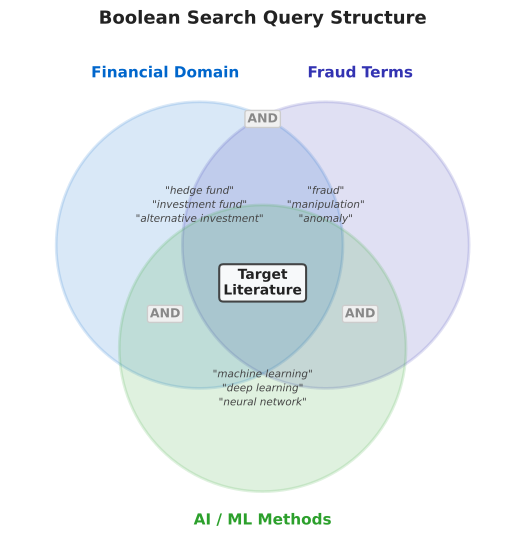

Generate this figure with Python:
#!/usr/bin/env python3
"""Boolean Query Structure -- Appendix A0 Search Protocol.

Venn-style diagram showing 3 query blocks combined with AND:
Financial Domain, Fraud Terms, AI/ML Methods.
Center intersection labelled 'Target Literature'.
"""

import pathlib
import numpy as np
import matplotlib.pyplot as plt
import matplotlib.patches as mpatches

# -- colour palette -----------------------------------------------------------
mlblue = (0 / 255, 102 / 255, 204 / 255)
mlpurple = (51 / 255, 51 / 255, 178 / 255)
mllavender = (173 / 255, 173 / 255, 224 / 255)
mlorange = (255 / 255, 127 / 255, 14 / 255)
mlgreen = (44 / 255, 160 / 255, 44 / 255)
mlred = (214 / 255, 39 / 255, 40 / 255)

# -- circle positions ---------------------------------------------------------
# Three circles arranged in a triangle pattern
centers = [
    (-0.55, 0.45),   # top-left: Financial Domain
    (0.55, 0.45),    # top-right: Fraud Terms
    (0.0, -0.45),    # bottom: AI/ML Methods
]

circle_data = [
    {
        "center": centers[0],
        "color": mlblue,
        "title": "Financial Domain",
        "terms": ['"hedge fund"', '"investment fund"', '"alternative investment"'],
    },
    {
        "center": centers[1],
        "color": mlpurple,
        "title": "Fraud Terms",
        "terms": ['"fraud"', '"manipulation"', '"anomaly"'],
    },
    {
        "center": centers[2],
        "color": mlgreen,
        "title": "AI / ML Methods",
        "terms": ['"machine learning"', '"deep learning"', '"neural network"'],
    },
]

# -- figure -------------------------------------------------------------------
fig, ax = plt.subplots(figsize=(6.5, 5.5))
ax.set_xlim(-2.2, 2.2)
ax.set_ylim(-2.0, 2.2)
ax.set_aspect("equal")
ax.axis("off")

radius = 1.25

for cd in circle_data:
    cx, cy = cd["center"]
    circle = plt.Circle((cx, cy), radius, facecolor=cd["color"],
                         alpha=0.15, edgecolor=cd["color"],
                         linewidth=2)
    ax.add_patch(circle)

    # Title positioned outside the circle
    if cy > 0:
        ty = cy + radius + 0.25
    else:
        ty = cy - radius - 0.25

    if cx < 0:
        tx = cx - 0.3
    elif cx > 0:
        tx = cx + 0.3
    else:
        tx = cx

    ax.text(tx, ty, cd["title"], ha="center", va="center",
            fontsize=11, fontweight="bold", color=cd["color"])

    # Terms listed near the outer edge of each circle
    term_str = "\n".join(cd["terms"])
    if cy > 0:
        term_y = cy + 0.35
    else:
        term_y = cy - 0.35

    ax.text(cx, term_y, term_str, ha="center", va="center",
            fontsize=7.5, color="#444444", linespacing=1.5,
            fontstyle="italic")

# AND connectors
ax.text(-0.0, 1.55, "AND", ha="center", va="center",
        fontsize=9, fontweight="bold", color="#888888",
        bbox=dict(boxstyle="round,pad=0.2", facecolor="#f0f0f0",
                  edgecolor="#cccccc"))
ax.text(-0.85, -0.15, "AND", ha="center", va="center",
        fontsize=9, fontweight="bold", color="#888888",
        bbox=dict(boxstyle="round,pad=0.2", facecolor="#f0f0f0",
                  edgecolor="#cccccc"))
ax.text(0.85, -0.15, "AND", ha="center", va="center",
        fontsize=9, fontweight="bold", color="#888888",
        bbox=dict(boxstyle="round,pad=0.2", facecolor="#f0f0f0",
                  edgecolor="#cccccc"))

# Center intersection label
ax.text(0.0, 0.12, "Target\nLiterature", ha="center", va="center",
        fontsize=10, fontweight="bold", color="#222222",
        bbox=dict(boxstyle="round,pad=0.3", facecolor="white",
                  edgecolor="#333333", linewidth=1.5, alpha=0.9))

ax.set_title("Boolean Search Query Structure",
             fontsize=13, fontweight="bold", pad=15, color="#222222")

plt.tight_layout()

# -- save ---------------------------------------------------------------------
out_dir = pathlib.Path(__file__).parent
fig.savefig(out_dir / "01_boolean_query.pdf", bbox_inches="tight")
fig.savefig(out_dir / "thumb.png", dpi=150, bbox_inches="tight")
plt.close(fig)
print(f"Saved to {out_dir}")
